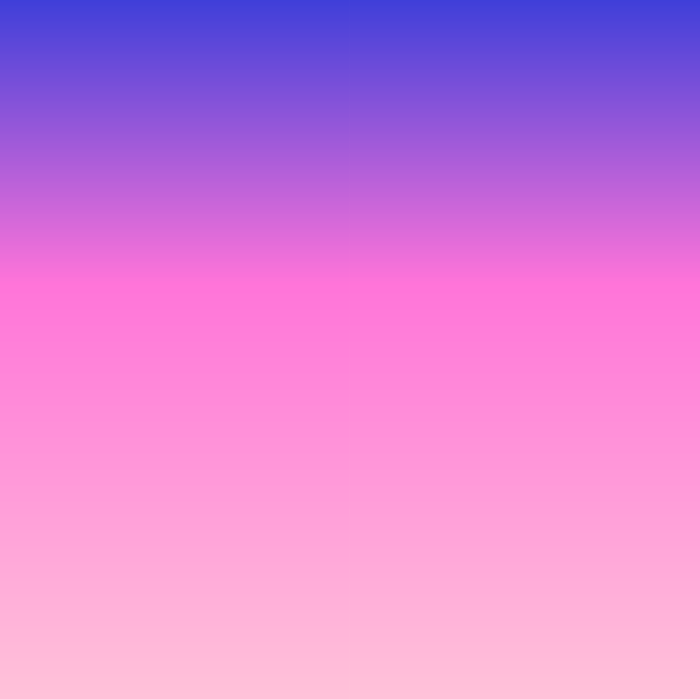
Frame 1 (no input)
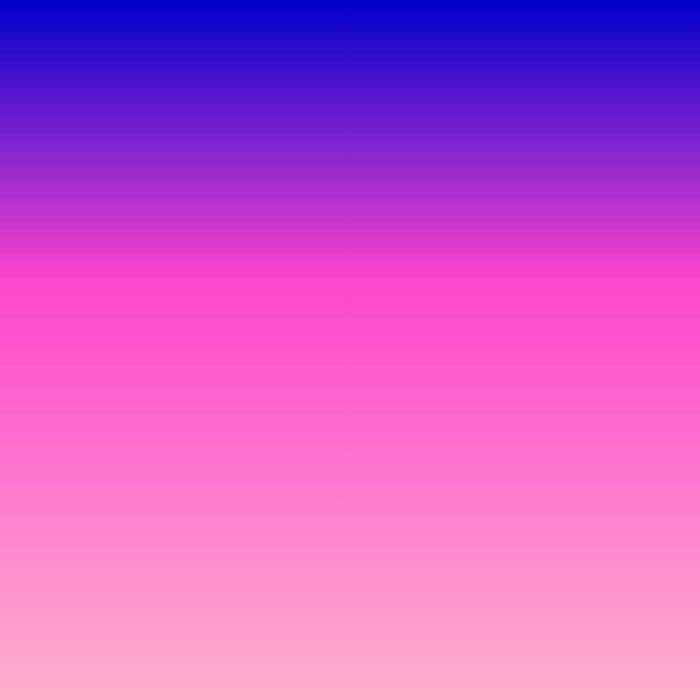
Frame 60 (no input)
Frame 120 (the mouse pressed at the canvas centre since frame 60): identical to frame 60, image omitted

The p5.js sketch that drew these frames (run headless with seeded random() and noise() and a simulated clock; from frame 60 on, the mouse is pressed at the canvas centre):

// p5.js sketch
// ── sketch.js
function setup() {
  createCanvas(700, 700);
}

function draw() {
  for (k = 0; k < 700; k++) { //For loop to draw 700 lines that slightly change color
    stroke(k*0.9, k*0.25, 205);    //color
    line(0, k, 700, k);   //drawing the line at the y-level k
  }
}
